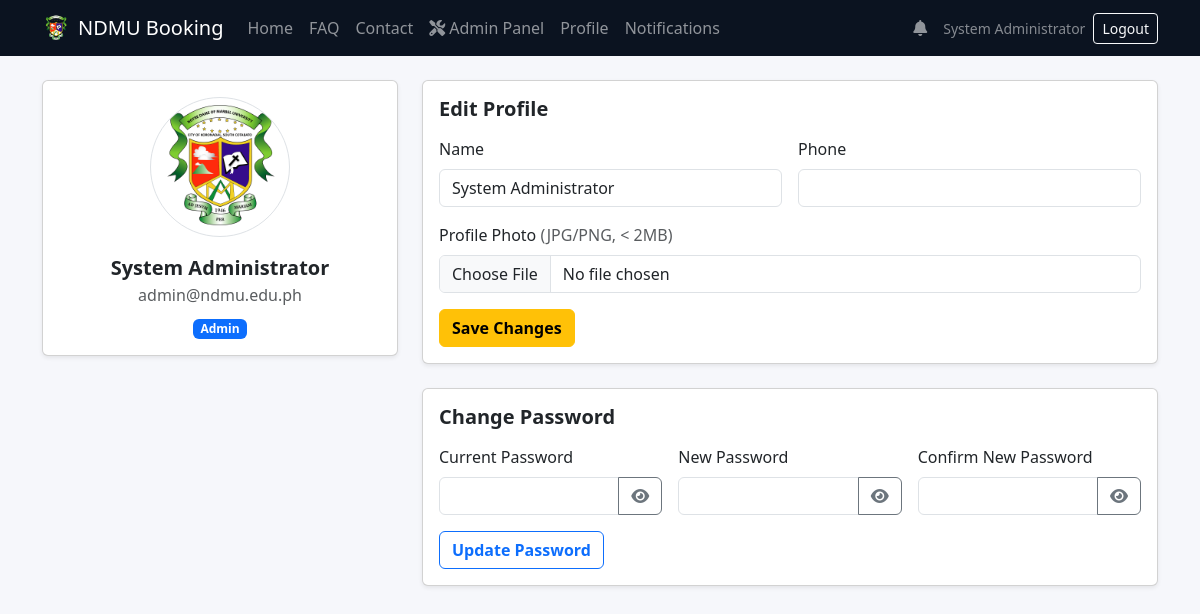
The app's page /profile.php (signed in) with its own data.
### tables this page shows
CREATE TABLE IF NOT EXISTS users (
    id              INT AUTO_INCREMENT PRIMARY KEY,
    full_name       VARCHAR(255) NOT NULL,
    email           VARCHAR(255) NOT NULL UNIQUE,
    password_hash   VARCHAR(255) NOT NULL,
    role ENUM(
        'student','adviser','staff',
        'dsa_director','ppss_director','dean',
        'avp_admin','vp_admin','president',
        'admin','janitor','security'
    ) NOT NULL DEFAULT 'student',
    phone           VARCHAR(20),
    department      VARCHAR(255),
    student_id      VARCHAR(50),
    profile_photo   VARCHAR(255),
    is_active           TINYINT(1) DEFAULT 1,
    remember_token      VARCHAR(64)  NULL DEFAULT NULL,
    remember_expires    DATETIME     NULL DEFAULT NULL,
    created_at          TIMESTAMP DEFAULT CURRENT_TIMESTAMP
);

### includes/auth.php (called while the page is built, shortened)
<?php
require_once __DIR__ . '/functions.php';
function isLoggedIn(): bool
{
    return !empty($_SESSION['user']) && is_array($_SESSION['user']);
}
function getCurrentUser(): ?array
{
    return isLoggedIn() ? $_SESSION['user'] : null;
}

### includes/functions.php (called while the page is built, shortened)
<?php
function e(?string $value): string
{
    return htmlspecialchars((string)$value, ENT_QUOTES | ENT_SUBSTITUTE, 'UTF-8');
}

### profile.php (the view, shortened to what this page needs)
<?php
require_once __DIR__ . '/includes/auth.php';
require_once __DIR__ . '/includes/db.php';
require_once __DIR__ . '/includes/functions.php';
$user = getCurrentUser();
$stmt = $pdo->prepare('SELECT id, full_name, email, phone, department, student_id, role, profile_photo, password_hash FROM users WHERE id = ?');
$stmt->execute([(int)$user['id']]);
$dbUser = $stmt->fetch();
$photo    = (string)($dbUser['profile_photo'] ?? '');
$photoSrc = $photo !== '' ? $photo : 'assets/images/ndmulogo.png';
$roleLabels = [
    'student'        => 'Student',
    'adviser'        => 'Adviser',
    'staff'          => 'Staff',
    'dsa_director'   => 'DSA Director',
    'ppss_director'  => 'PPSS Director',
    'dean'           => 'Dean',
    'avp_admin'      => 'AVP Admin',
    'vp_admin'       => 'VP Admin',
    'president'      => 'President',
    'admin'          => 'Admin',
    'janitor'        => 'Janitor',
    'security'       => 'Security',
];
$roleLabel = $roleLabels[(string)$dbUser['role']] ?? ucfirst((string)$dbUser['role']);
?>
<?php require_once __DIR__ . '/includes/header.php'; ?>
<?php require_once __DIR__ . '/includes/navbar.php'; ?>
<div class="container py-4">
    <div class="row g-4">
        <div class="col-lg-4">
            <div class="card shadow-sm">
                <div class="card-body text-center">
                    <img src="<?= e($photoSrc) ?>" alt="Profile" width="140" height="140"
                         class="rounded-circle border" style="object-fit:cover">
                    <div class="mt-3 fw-bold fs-5"><?= e((string)$dbUser['full_name']) ?></div>
                    <div class="text-muted"><?= e((string)$dbUser['email']) ?></div>
                    <div class="mt-2">
                        <span class="badge bg-primary"><?= e($roleLabel) ?></span>
                    </div>
                </div>
            </div>
        </div>
        <div class="col-lg-8">
            <div class="card shadow-sm mb-4">
                <div class="card-body">
                    <h2 class="h5 fw-semibold mb-3">Edit Profile</h2>
                    <form method="post" enctype="multipart/form-data">
                        <div class="row g-3">
                            <div class="col-md-6">
                                <label class="form-label">Name</label>
                                <input class="form-control" name="full_name" required value="<?= e((string)$dbUser['full_name']) ?>">
                            </div>
                            <div class="col-md-6">
                                <label class="form-label">Phone</label>
                                <input class="form-control" name="phone" required value="<?= e((string)($dbUser['phone'] ?? '')) ?>">
                            </div>
                            <div class="col-12">
                                <label class="form-label">Profile Photo <span class="text-muted">(JPG/PNG, &lt; 2MB)</span></label>
                                <input class="form-control" type="file" name="profile_photo" accept="image/jpeg,image/png">
                            </div>
                        </div>
                        <button class="btn btn-warning mt-3 fw-semibold">Save Changes</button>
                    </form>
                </div>
            </div>
            <div class="card shadow-sm">
                <div class="card-body">
                    <h2 class="h5 fw-semibold mb-3">Change Password</h2>
                    <form method="post">
                        <div class="row g-3">
                            <div class="col-md-4">
                                <label class="form-label">Current Password</label>
                                <div class="input-group">
                                    <input id="curPwd" class="form-control" type="password" name="current_password" required>
                                    <button class="btn btn-outline-secondary" type="button" data-toggle-password="#curPwd">
                                        <i class="fa-solid fa-eye"></i>
                                    </button>
                                </div>
                            </div>
                            <div class="col-md-4">
                                <label class="form-label">New Password</label>
                                <div class="input-group">
                                    <input id="newPwd" class="form-control" type="password" name="new_password" required>
                                    <button class="btn btn-outline-secondary" type="button" data-toggle-password="#newPwd">
                                        <i class="fa-solid fa-eye"></i>
                                    </button>
                                </div>
                            </div>
                            <div class="col-md-4">
                                <label class="form-label">Confirm New Password</label>
                                <div class="input-group">
                                    <input id="newPwdC" class="form-control" type="password" name="confirm_new_password" required>
                                    <button class="btn btn-outline-secondary" type="button" data-toggle-password="#newPwdC">
                                        <i class="fa-solid fa-eye"></i>
                                    </button>
                                </div>
                            </div>
                        </div>
                        <button class="btn btn-outline-primary mt-3 fw-semibold">Update Password</button>
                    </form>
                </div>
            </div>
        </div>
    </div>
</div>
<?php require_once __DIR__ . '/includes/footer.php'; ?>

### includes/navbar.php (shortened to what this page needs)
<?php
require_once __DIR__ . '/auth.php';
$user = getCurrentUser();
?>
<nav class="navbar navbar-expand-lg navbar-dark bg-ndmu-dark">
  <div class="container">
    <a class="navbar-brand d-flex align-items-center gap-2" href="<?= $user ? 'student_dashboard.php' : 'index.php' ?>">
      <img src="assets/images/ndmulogo.png" alt="NDMU" width="28" height="28" style="object-fit:contain">
      <span>NDMU Booking</span>
    </a>
    <div class="collapse navbar-collapse" id="ndmuNav">
      <ul class="navbar-nav me-auto mb-2 mb-lg-0">
        <li class="nav-item"><a class="nav-link" href="index.php">Home</a></li>
        <li class="nav-item"><a class="nav-link" href="faq.php">FAQ</a></li>
        <li class="nav-item"><a class="nav-link" href="contact.php">Contact</a></li>
        <?php if ($user): ?>
          <?php if ((string)$user['role'] === 'admin'): ?>
            <li class="nav-item"><a class="nav-link" href="admin_panel.php"><i class="fa-solid fa-screwdriver-wrench me-1"></i>Admin Panel</a></li>
          <?php endif; ?>
          <li class="nav-item"><a class="nav-link" href="profile.php">Profile</a></li>
          <li class="nav-item"><a class="nav-link" href="notifications.php">Notifications</a></li>
        <?php endif; ?>
      </ul>
      <ul class="navbar-nav ms-auto align-items-lg-center gap-lg-2">
        <?php if ($user): ?>
          <li class="nav-item">
            <a class="nav-link position-relative" href="notifications.php" aria-label="Notifications">
              <i class="fa-solid fa-bell"></i>
            </a>
          </li>
          <li class="nav-item">
            <span class="navbar-text small text-white-50"><?= e((string)($user['full_name'] ?? $user['name'] ?? '')) ?></span>
          </li>
          <li class="nav-item">
            <a class="btn btn-sm btn-outline-light" href="logout.php">Logout</a>
          </li>
        <?php else: ?>
          <li class="nav-item"><a class="btn btn-sm btn-outline-light" href="login.php">Sign In</a></li>
          <li class="nav-item"><a class="btn btn-sm btn-warning" href="register.php">Register</a></li>
        <?php endif; ?>
      </ul>
    </div>
  </div>
</nav>

### assets/css/style.css (style rules this page uses)
:root { --ndmu-gold:#d4af37; --ndmu-green:#0b5d1e; --ndmu-dark:#0b1320; }
html,body { height:100%; }
body { background:#f6f7fb; }
.bg-ndmu-dark { background:var(--ndmu-dark)!important; }

### records on screen
users: full_name "System Administrator", email "admin@ndmu.edu.ph", role "Admin"
